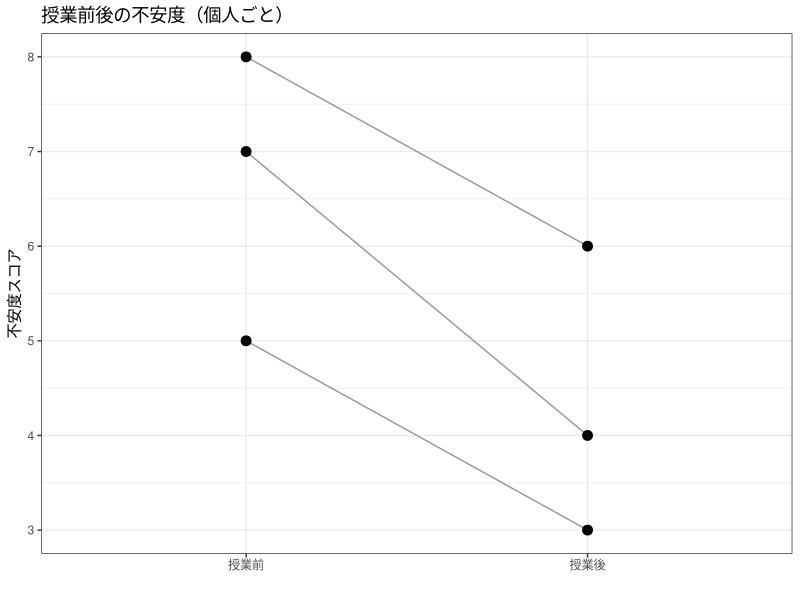
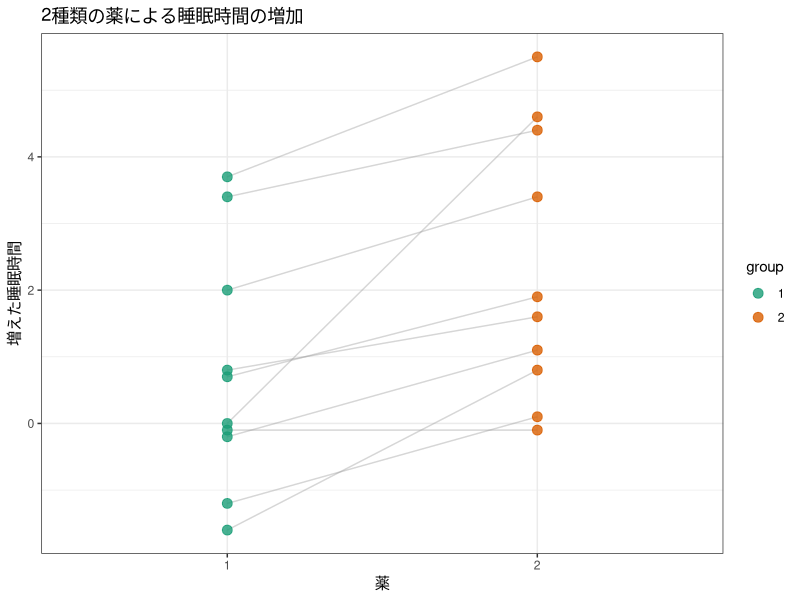

Write R code to recreate these figures, in order.
# ============================================================
# 行動計量学（行動科学分析法入門）
# 第11回　対応のあるt検定とデータ構造　演習1〜4　模範解答
#
# 使い方：全選択（Ctrl + A）→ Ctrl + Enter（Macは Cmd + A → Cmd + Enter）
# ============================================================

library(tidyverse)


# ------------------------------------------------------------
# 演習1：データ構造の判断
# ------------------------------------------------------------

# 1. 同じ学生が春学期と秋学期に受けたテストの点数
#    → 対応あり。同じ人の2回の測定なので，1人のなかで差を取れます。
#
# 2. 男子学生20人と女子学生20人の体重
#    → 対応なし。別々の人で，誰と誰を組にするか決められません。
#      人数が同じ20人ずつでも「対応あり」にはなりません。
#      人数が等しいことと対応があることは別です。
#
# 3. 一卵性双生児のIQの比較
#    → 対応あり。別人ですが，きょうだいとして組が決まります。
#      このように「同一人物の反復測定」でなくても，
#      ペアが一意に決まれば対応ありとして扱います。
#
# 見分け方：1行に2つの値が並ぶように表を作れるかどうか。
# 作れるなら対応あり，誰と誰を並べるか決められないなら対応なし。


# ------------------------------------------------------------
# 演習2：ワイド→ロング変換
# ------------------------------------------------------------

# 架空データ：3名の授業前後の不安度スコア
anxiety_data <- tibble(
  id     = c("A", "B", "C"),
  pre    = c(7, 5, 8),
  post   = c(4, 3, 6)
)
anxiety_data

anxiety_long <- anxiety_data |>
  pivot_longer(
    cols      = c(pre, post),
    names_to  = "time",
    values_to = "score"
  )

anxiety_long

# 3行3列（ワイド）が6行3列（ロング）になります。
#   id  time  score
#   A   pre       7
#   A   post      4
#   B   pre       5
#   ...
#
# names_to には「もとの列名が入る新しい列の名前」，
# values_to には「中身の値が入る新しい列の名前」を書きます。
# ロング形式はグラフ作成や分散分析で必要になります。
# 一方，対応のあるt検定はワイド形式のまま実行できます。

# ロング形式からグラフを描く例
ggplot(anxiety_long, aes(x = time, y = score, group = id)) +
  geom_line(color = "grey60") +
  geom_point(size = 3) +
  scale_x_discrete(limits = c("pre", "post"), labels = c("授業前", "授業後")) +
  labs(title = "授業前後の不安度（個人ごと）", x = "", y = "不安度スコア") +
  theme_bw()

# 3人とも下がっています。対応のあるデータでは，
# このように「個人の変化」を線で結ぶ図が有効です。


# ------------------------------------------------------------
# 演習3：対応のあるt検定
# ------------------------------------------------------------

t.test(anxiety_data$post, anxiety_data$pre, paired = TRUE)

# 出力の読み方
#   t = -7, df = 2, p-value = 0.0198
#   95% CI = [-3.77, -0.90]
#   mean difference = -2.333
#
# df = 2 は「ペアの数 - 1」です（3人なので2）。
# 対応なしのt検定なら df = 4 になります。
#
# 計算の中身：差は -3, -2, -2 の3つだけ。その平均が -2.33，SDが0.577。
anxiety_data$post - anxiety_data$pre
mean(anxiety_data$post - anxiety_data$pre)
sd(anxiety_data$post - anxiety_data$pre)

# paired = FALSE にすると結果が変わります。見比べてください。
t.test(anxiety_data$post, anxiety_data$pre, paired = FALSE)
# 同じデータでも p = .13 となり，有意になりません。
# 対応を使うと「個人差」を取り除けるので，少ない人数でも差を検出しやすくなります。
# ただし，対応がないデータに paired = TRUE を使うのは誤りです。


# ------------------------------------------------------------
# 演習4：結果の記述
# ------------------------------------------------------------

# 記述例：
#
#   授業前（M = 6.67, SD = 1.53）と授業後（M = 4.33, SD = 1.53）の
#   不安度スコアを対応のあるt検定で比較したところ，
#   授業後に有意な低下が認められた，t(2) = -7.00, p = .020,
#   平均差 = -2.33, 95% CI [-3.77, -0.90]。
#
# 書き方のきまり
#   ・df は2。ペアの数（3）から1を引いた値です
#   ・p = .020 のように，.05 より大きくも小さくもない値はそのまま書きます
#   ・「低下した」と向きを書きます
#
# ただし n = 3 です。この結果を一般化することはできません。
# 効果量 dz を出すと 4.04 という極端な値になりますが，
# これは標本が小さすぎるために生じた見かけの大きさです。
# 対応ありの dz は「差のSD」で割るので，第10回の d とは分母が違います。


# ------------------------------------------------------------
# 演習5（発展）：対応のあるデータを自分で探す
# ------------------------------------------------------------

# ここでは例として sleep を選んだ場合を示します。
# R本体に入っている有名なデータで、t検定が生まれたときに使われたものです。
# （msleep とは別物です。msleep は哺乳類83種の睡眠、sleep は10人の実験。）

# ?sleep で説明が読めます。
# extra : 睡眠時間が何時間増えたか
# group : 2種類の薬
# ID    : 被験者（1〜10）。同じIDが2回出てきます
head(sleep, 12)


# 1. 同じ人を線でつないだ図
ggplot(sleep, aes(x = group, y = extra, group = ID)) +
  geom_line(alpha = 0.4, color = "gray60") +
  geom_point(aes(color = group), size = 3, alpha = 0.8) +
  scale_color_brewer(palette = "Dark2") +
  labs(title = "2種類の薬による睡眠時間の増加", x = "薬", y = "増えた睡眠時間") +
  theme_bw()


# 2. 対応のあるt検定
# sleep はロング形式なので、2つのベクトルに分けてから渡します。
g1 <- sleep$extra[sleep$group == 1]
g2 <- sleep$extra[sleep$group == 2]

t.test(g2, g1, paired = TRUE)
# Paired t-test
# t = 4.0621、df = 9、p = 0.002833
# 平均差 = 1.58、95%CI = [0.700, 2.460]

# pivot_wider を使っても同じことができます。
sleep_wide <- sleep |>
  pivot_wider(names_from = group, values_from = extra, names_prefix = "drug")
t.test(sleep_wide$drug2, sleep_wide$drug1, paired = TRUE)


# 3. 対応を無視したt検定（やってはいけない例）
t.test(g2, g1)
# Welch Two Sample t-test
# t = 1.8608、df = 17.776、p = 0.07939


# 問1：同じ20個の数値なのに、なぜ結論が変わるのか
#      対応ありは「10人ぶんの差」を見ています。
#      対応なしは「10個 対 10個」として、群の中のばらつきを誤差とみなします。
sd(g2 - g1)   # 差のばらつき       1.230
sd(g1)        # 群1の中のばらつき  1.789
sd(g2)        # 群2の中のばらつき  2.002
#
#      人によってもともと寝つきの良し悪しが違うので、
#      群の中のばらつき（1.8〜2.0）は、差のばらつき（1.23）より大きいのです。
#      対応を無視すると、この「人ごとの差」を誤差に混ぜてしまい、
#      分母が大きくなって t が小さくなります。
#
#      対応のあるデータで paired = TRUE を忘れると、
#      本当はある差を見逃す（検出力が落ちる）ことになります。
#      効果量も大きく、d = 1.28 です。
mean(g2 - g1) / sd(g2 - g1)


# 問2：自由度の違いはどこから来るか
#      対応あり   df = 9    … 10人の差なので n − 1 = 9
#      対応なし   df ≈ 17.8 … 10+10 の2群として扱うので 2n − 2 に近い値
#      分析している「単位」が、人（10個の差）なのか、
#      観測値（20個）なのかの違いです。


# 問3：もし ID が記録されていなかったら
#      対応なしのt検定をするしかありません（p = 0.079）。
#      失うのは「同じ人の中での変化」という情報です。
#      個人差を誤差から切り離せなくなるので、同じ効果でも検出しにくくなります。
#
#      実験を計画するときは、誰のデータかを必ず記録してください。
#      あとから復元することはできません。
